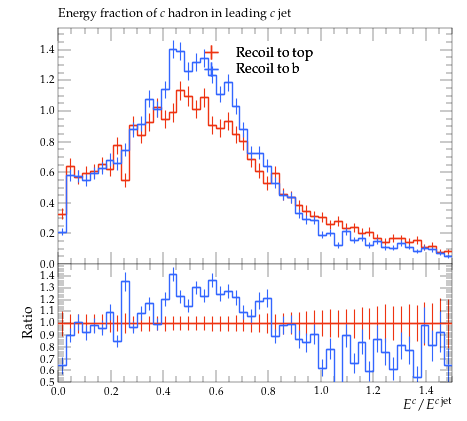

Source code (Python):
#! /usr/bin/env python

# This Python script was auto-generated using YODA v2.0.2.
# Analysis object: /MC_HFJETS/efracC
# Timestamp: 30-07-2026 (13:09:52)

import matplotlib as mpl
import matplotlib.pyplot as plt
mpl.use('Agg') # comment out for interactive use
import os
import numpy as np

plotDir = os.path.split(os.path.realpath(__file__))[0]
if 'YODA_USER_PLOT_PATH' in globals():
    plot_outdir = globals()['YODA_USER_PLOT_PATH']
else:
    plot_outdir = plotDir

#plot style
plt.style.use(os.path.join(plotDir, '../default.mplstyle'))
# plot metadata
figW, figH = plt.rcParams['figure.figsize']
ax_xLabel = r'$E^c / E^{c\,\mathrm{jet}}$'
ax_yLabel = r''
ax_title  = r'Energy fraction of $c$ hadron in leading $c$ jet'
ax_xScale = 'linear'
ax_yScale = 'linear'
xLims = (0.0, 1.5)
yLims = (0.0, 1.5425564)

# TeX-friendly labels for the legend
labels = {
    'legend' : ([ r"Recoil to top", r"Recoil to b" ], r""),
}

# Adjust canvas width and height
canvasW = 10.0
canvasH = 9.0
figW *= canvasW/10.
figH *= canvasH/9.

# Create figure and axis objects
fig, (ax, ratio0_ax) = plt.subplots(2, 1, sharex=True,
                  figsize=(figW,figH), gridspec_kw={'height_ratios': (6.0, 3.0)})

# Set figure margins
plt.subplots_adjust(
    left   = 1.0 * plt.rcParams['figure.subplot.left'],
    right  = 1.0 * plt.rcParams['figure.subplot.right'],
    top    = 1.0 * plt.rcParams['figure.subplot.top'],
    bottom = 1.0 * plt.rcParams['figure.subplot.bottom'])

ratio0_ax.yaxis.set_major_locator(mpl.ticker.MultipleLocator(0.1))
ratio0_ax.set_ylim(0.5, 1.4999)
ratio0_ax.set_ylabel('Ratio')

# the numerical data is stored in a separate file
dataf = dict()
prefix = os.path.split(__file__)[0]
if prefix:    prefix = prefix + '/'
exec(open(prefix+'efracC__data.py').read(), dataf)


legend_handles = dict() # keep track of handles for the legend

# style options for curves
# starts at zorder>=5 to draw curve on top of legend
styles = {
  'recoil_t': {
    'color' : '#EE3311',
    'linestyle' : '-',
    'linewidth' : 1,
    'marker' : 'none',
    'markersize' : 2,
    'capsize' : 0.0,
    'zorder' : 5,
    'histstyle' : 1,
    'drawstyle' : 'steps-pre',
    'xerrorbars' : 1,
    'yerrorbars' : 1,
    'fillcolor' : None,
    'fillopacity' : 1.0,
    'ratio0_linestyle' : '-',
    'ratio0_linewidth' : 1,
    'ratio0_marker' : 'none',
    'ratio0_markersize' : 2,
    'ratio0_capsize' : 0.0,
    'ratio0_zorder' : 5,
    'ratio0_histstyle' : 1,
    'ratio0_drawstyle' : 'steps-pre',
    'ratio0_xerrorbars' : 1,
    'ratio0_yerrorbars' : 1,
  },
  'recoil_b': {
    'color' : '#3366FF',
    'linestyle' : '-',
    'linewidth' : 1,
    'marker' : 'none',
    'markersize' : 2,
    'capsize' : 0.0,
    'zorder' : 6,
    'histstyle' : 1,
    'drawstyle' : 'steps-pre',
    'xerrorbars' : 1,
    'yerrorbars' : 1,
    'fillcolor' : None,
    'fillopacity' : 1.0,
    'ratio0_linestyle' : '-',
    'ratio0_linewidth' : 1,
    'ratio0_marker' : 'none',
    'ratio0_markersize' : 2,
    'ratio0_capsize' : 0.0,
    'ratio0_zorder' : 6,
    'ratio0_histstyle' : 1,
    'ratio0_drawstyle' : 'steps-pre',
    'ratio0_xerrorbars' : 1,
    'ratio0_yerrorbars' : 1,
  },
}

# curve from input yoda files in main panel
for label, yvals in dataf['yvals'].items():
    if all(np.isnan(v) for v in dataf['yvals'][label]):
        continue
    tmp = None
    if styles[label]['histstyle']: # draw as histogram
        xpos = dataf['xedges'][label] if styles[label]['drawstyle'] else dataf['xpoints'][label]
        ypos = np.insert(yvals, 0, yvals[0]) if styles[label]['drawstyle'] else yvals
        if styles[label]['fillcolor']: # fill area below curve
            ax.fill_between(xpos, ypos, step='pre',
                            color=styles[label]['fillcolor'],
                            alpha=styles[label]['fillopacity'])
        tmp, = ax.plot(xpos, ypos,
                       color=styles[label]['color'],
                       linestyle=styles[label]['linestyle'],
                       linewidth=styles[label]['linewidth'],
                       drawstyle=styles[label]['drawstyle'], solid_joinstyle='miter',
                       zorder=styles[label]['zorder'], label=label)
    tmp = ax.errorbar(dataf['xpoints'][label], yvals,
                      xerr=np.array(dataf['xerrs'][label])*styles[label]['xerrorbars'],
                      yerr=np.array(dataf['yerrs'][label])*styles[label]['yerrorbars'],
                      fmt=styles[label]['marker'], capsize=styles[label]['capsize'],
                      markersize=styles[label]['markersize'],
                      ecolor=styles[label]['color'],
                      color=styles[label]['color'], zorder=styles[label]['zorder'])
    tmp[-1][0].set_linestyle(styles[label]['linestyle'])
    tmp[-1][0].set_linewidth(styles[label]['linewidth'])
    if label in dataf['add_legend_handle']:  legend_handles[label] = tmp
    for varLabel in dataf['variation_yvals'].keys():
        if varLabel.startswith(label):
            tmp, = ax.plot(dataf['xedges'][label], dataf['variation_yvals'][varLabel],
                           color=styles[label]['color'],
                           linestyle=styles[label]['linestyle'],
                           linewidth=styles[label]['linewidth'],
                           drawstyle='steps-pre', solid_joinstyle='miter',
                           zorder=styles[label]['zorder'], alpha=0.5)


# plots on ratio panel
# curve from input yoda files in ratio panel
for label, yvals in dataf['ratio0_yvals'].items():
    if all(np.isnan(v) for v in yvals):
        continue
    if styles[label]['ratio0_histstyle']: # plot as histogram
        xpos = dataf['xedges']['recoil_t'] if styles[label]['ratio0_drawstyle'] else dataf['xpoints']['recoil_t']
        ypos = np.insert(yvals, 0, yvals[0]) if styles[label]['ratio0_drawstyle'] else yvals
        ratio0_ax.plot(xpos, ypos,
                       color=styles[label]['color'],
                       linewidth=styles[label]['linewidth'],
                       linestyle=styles[label]['ratio0_linestyle'],
                       drawstyle=styles[label]['ratio0_drawstyle'], zorder=styles[label]['zorder'],
                       solid_joinstyle='miter')
    tmp = ratio0_ax.errorbar(dataf['xpoints']['recoil_t'], yvals,
                             xerr=np.array(dataf['ref_xerrs'])*styles[label]['ratio0_xerrorbars'],
                             yerr=np.array(dataf['ratio0_yerrs'][label])*styles[label]['ratio0_yerrorbars'],
                             fmt=styles[label]['ratio0_marker'], capsize=styles[label]['ratio0_capsize'],
                             markersize=styles[label]['ratio0_markersize'],
                             ecolor=styles[label]['color'],
                             color=styles[label]['color'])
    tmp[-1][0].set_linestyle(styles[label]['ratio0_linestyle'])
    tmp[-1][0].set_linewidth(styles[label]['ratio0_linewidth'])

    for varlabel in dataf['ratio0_variation_vals'].keys():
        if varlabel.startswith(label):
            ratio0_ax.plot(dataf['xedges']['recoil_t'],
                            dataf['ratio0_variation_vals'][varlabel],
                            color=styles[label]['color'],
                            linestyle=styles[label]['linestyle'],
                            linewidth=styles[label]['linewidth'],
                            drawstyle='steps-pre', solid_joinstyle='miter',
                            zorder=1, alpha=0.5)

legend_items = list(legend_handles.values())
ax.add_artist(ax.legend(legend_items,
                        labels['legend'][0],
                        title=labels['legend'][1],
                        alignment='left',
                        loc='upper center',
                        bbox_to_anchor=(0.5, 0.97)))

# set plot metadata as defined above
ratio0_ax.set_xlabel(ax_xLabel)
ratio0_ax.xaxis.set_label_coords(1., -0.15)
ax.set_ylabel(ax_yLabel, ha='right', va='top')
ax.yaxis.set_label_coords(-0.11, 1.0)
ax.set_title(ax_title, loc='left')
ax.set_xscale(ax_xScale)
ax.set_yscale(ax_yScale)
ax.set_xlim(xLims)
ax.set_ylim(yLims)

# tick formatting
plt.rcParams['xtick.top'] = True
plt.rcParams['ytick.right'] = True
fig.align_ylabels((ax, ratio0_ax))
plt.savefig(os.path.join(plot_outdir, 'efracC.pdf'), format='PDF')
plt.savefig(os.path.join(plot_outdir, 'efracC.png'), format='PNG')

plt.close(fig)
